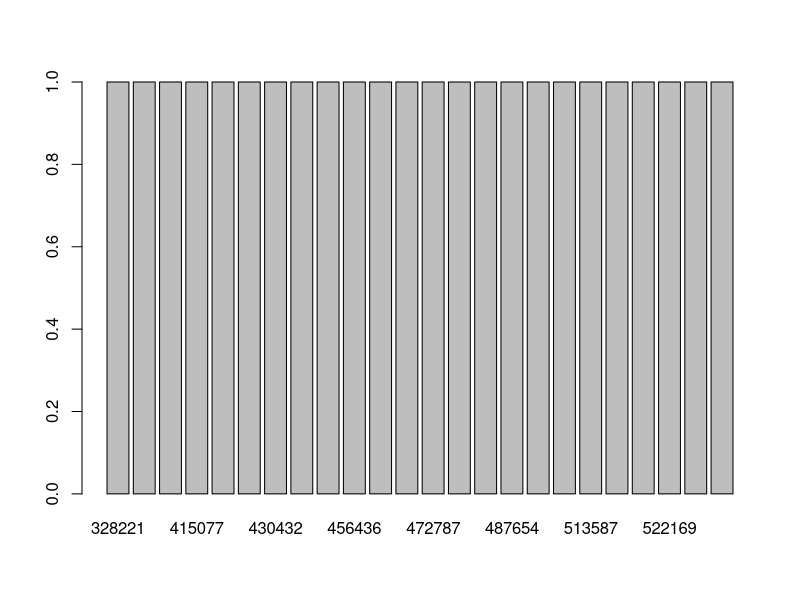
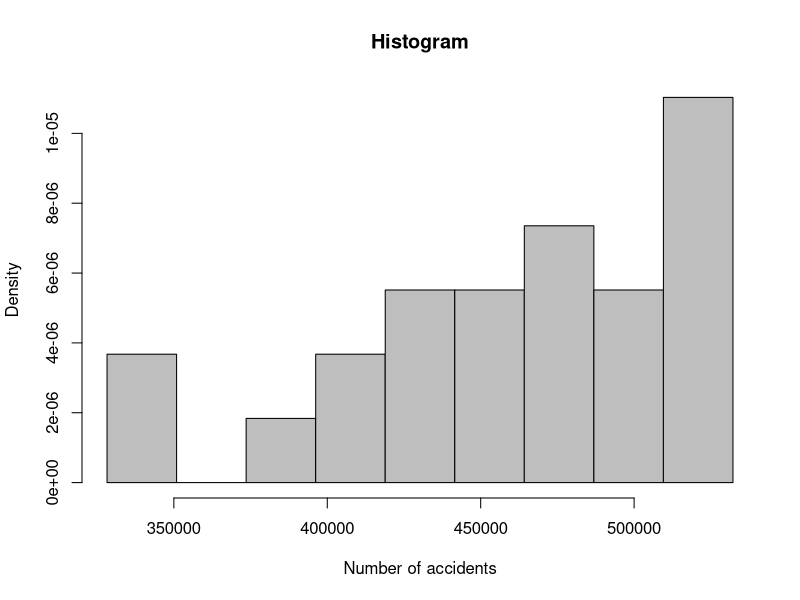
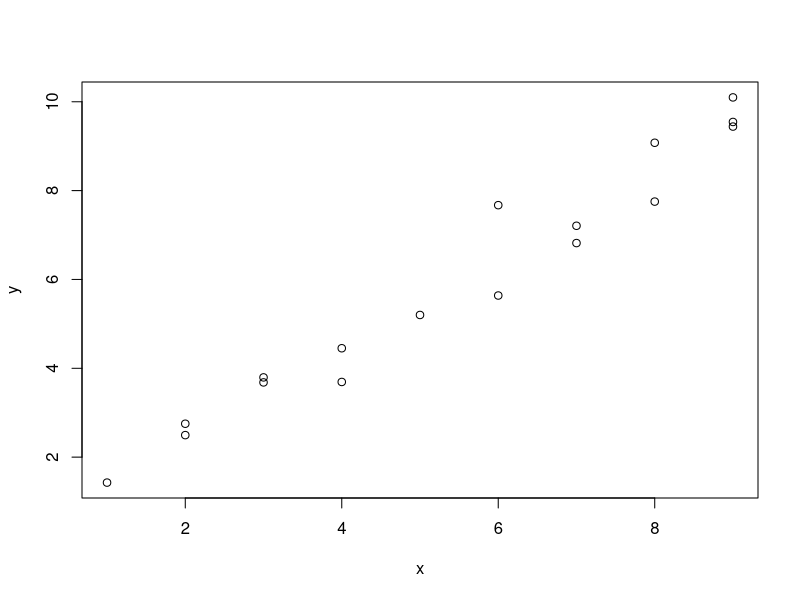
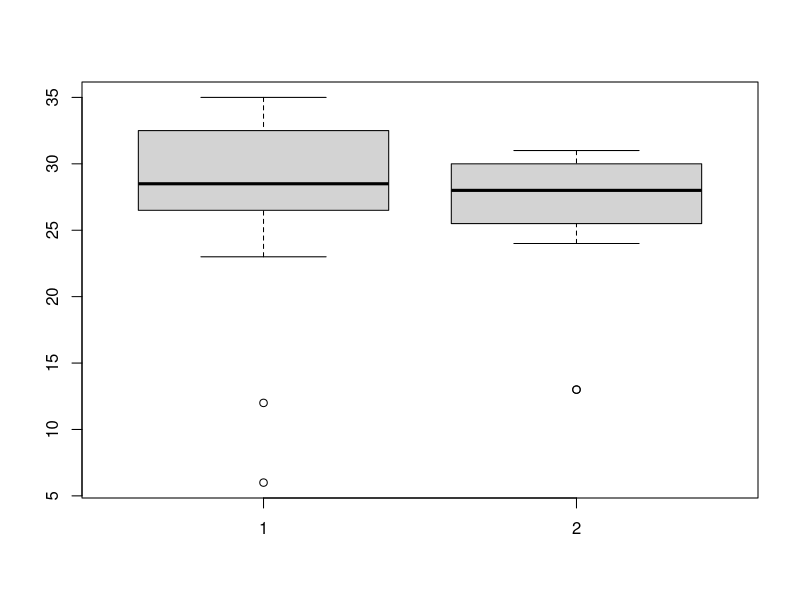

These charts were generated, in order, by the following R code:
#3. IDA Rexcercise:  From the country CCClland, we have got data about the number of boot accidents during
#certain years.

#boots = data.frame(Year=1985:2008,No_of_Accidents=c(472787,495871,532220,523387,
#499666,513587,487654,478721,521972,476544,430432,452165,432589,456436,457422,466064,
    #519482,343091,328221,522169,415077,387212,415254,423731))



#(a) Construct a bar plot!

boots = data.frame(Year=1985:2008,No_of_Accidents=c(472787,495871,532220,523387,
                                                    499666,513587,487654,478721,521972,476544,430432,452165,432589,456436,457422,466064,
                                                    519482,343091,328221,522169,415077,387212,415254,423731))

barplot(table(boots$No_of_Accidents))

#(b) Why is this not an appropriate diagram for this dataset?
#(c) Construct a histogram with 9 classes and constant class width. To which class do most
#of the years belong?
  
hist(boots$No_of_Accidents, breaks = seq(min(boots$No_of_Accidents), 
 max(boots$No_of_Accidents), (max(boots$No_of_Accidents) - min(boots$No_of_Accidents))/9), freq =F, main = "Histogram",
 xlab = "Number of accidents", col = "grey")


#4. create a Scatter plot! by the following pairwise observations.
x=c(1,2,2,3,3,4,4,5,6,6,7,7,8,9,8,9,9)
y =c(1.426865, 2.495512, 2.751945, 3.794935, 3.682121, 3.692246,
     4.451148, 5.200307, 5.638318, 7.672076, 6.819001, 7.208195, 9.076866,
     9.441328, 7.752522, 9.545205, 10.097847)
plot(x,y)


#5.A teacher wants to compare his two classes with regard to the scores in the last maths test.
#These are the results:


group1 = c(12, 23, 34, 33, 35, 33, 32, 31, 30, 29, 28, 28, 27, 27, 6, 26)
group2 = c(13, 13, 24, 30, 31, 31, 30, 30, 31, 28, 28, 29, 26, 25, 26, 26)

#Create boxplots and use them to compare the groups!



boxplot(group1, group2)






